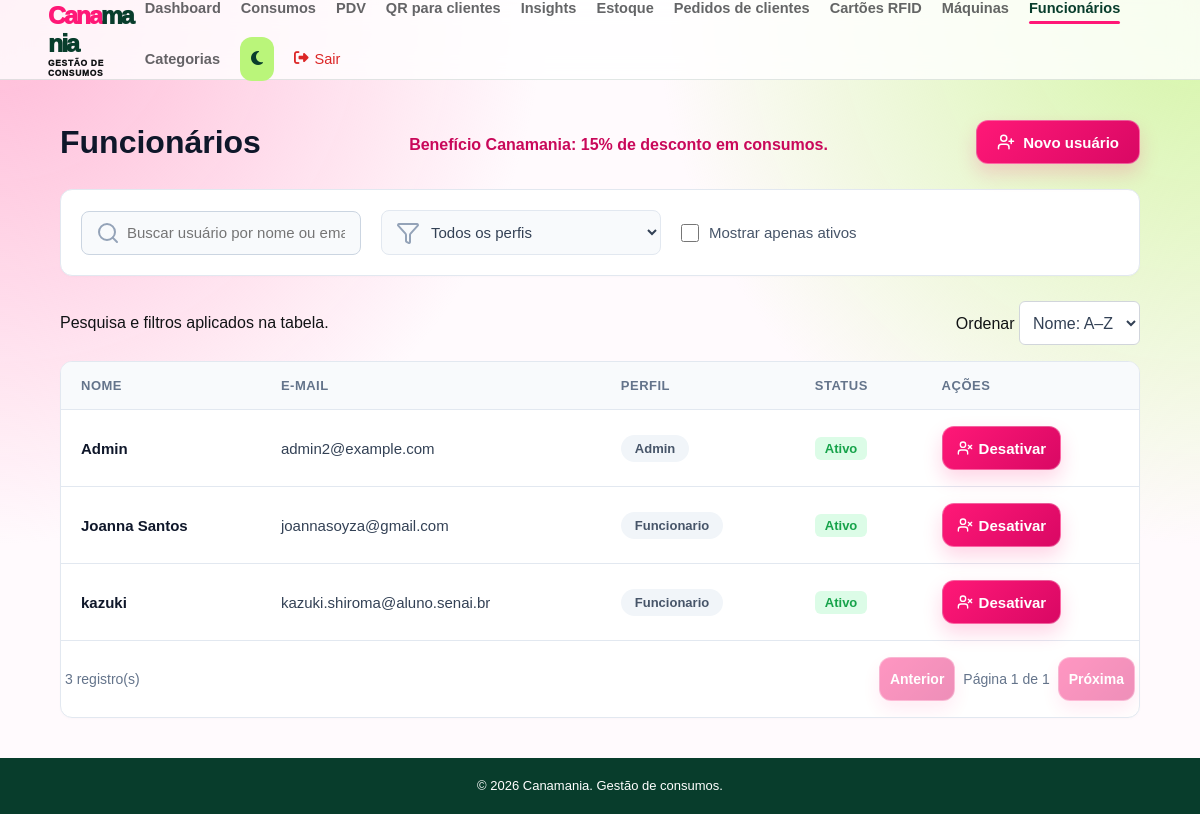
/usuarios/ (signed in), run on an earlier commit of the app's database.
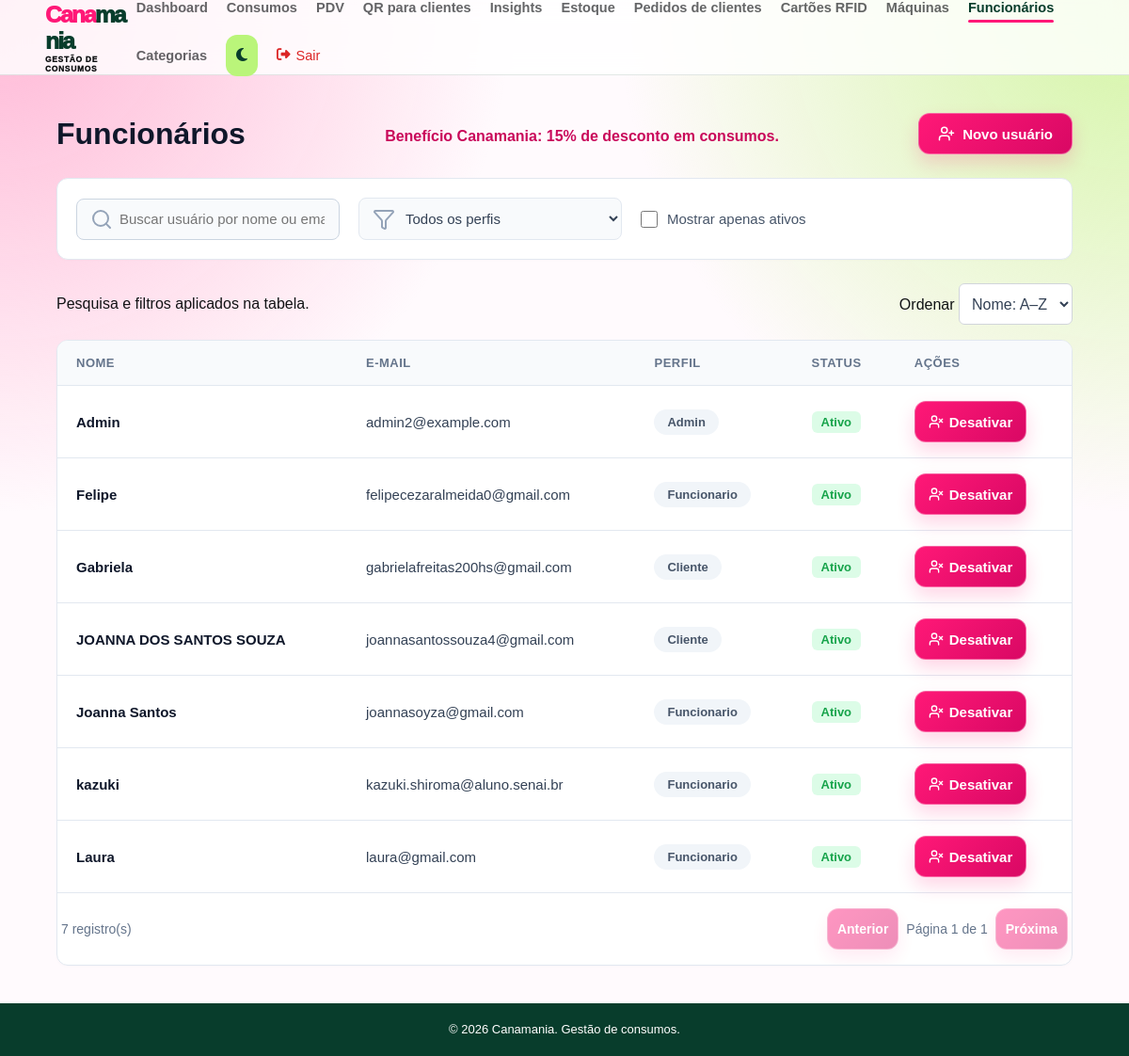
And on a later commit of the database.
### app/models/usuario.py (models this page shows)
class Usuario(Base):
    __tablename__ = "usuarios"
    id = Column(Integer, primary_key=True, index=True)
    nome = Column(String(100), nullable=False)
    email = Column(String(100), unique=True, index=True, nullable=False)
    senha_hash = Column(String(255), nullable=False)
    role = Column(String(100), nullable=False, default="funcionario")
    ativo = Column(Boolean, default=True)
    criado_em = Column(DateTime(timezone=True), server_default=func.now())

### app/controllers/admin_controller.py (the view)
@router.get("/", response_class=HTMLResponse)
def listar_usuarios(
    request: Request,
    db: Session = Depends(get_db),
    admin = Depends(get_admin)
):
    usuarios = db.query(Usuario).filter(Usuario.role != "visitante").order_by(Usuario.nome)
    return templates.TemplateResponse(
        request,
        "users/index.html",
        {
            "request": request,
            "usuarios": usuarios,
            "usuario": admin
        }
    )

### app/templates/users/index.html (shortened to what this page needs)
<!DOCTYPE html>
<html lang="pt-BR">
<head>
    <link rel="stylesheet" href="/static/css/usuarios.css">
    <link rel="stylesheet" href="/static/css/listagem.css">
    <link rel="stylesheet" href="/static/css/confirmacao.css">
    <link rel="stylesheet" href="https://cdnjs.cloudflare.com/ajax/libs/font-awesome/6.5.2/css/all.min.css">
</head>
<body>
    {% include "partials/navbar.html" %}
    <main class="produtos-container-main">
        <div class="page-header header-produtos">
            <h1>Funcionários</h1>
            <p class="beneficio-funcionario">Benefício Canamania: 15% de desconto em consumos.</p>
            <a href="/usuarios/novo" class="btn-create">
                <i data-lucide="user-plus" style="width: 18px; height: 18px;"></i>
                Novo usuário
            </a>
        </div>
        <div class="filtros-container">
            <div class="busca-wrapper">
                <input type="text" id="inputBusca" placeholder="Buscar usuário por nome ou email...">
            </div>
            <div class="select-wrapper">
                <select id="selectPerfil" name="role">
                    <option value="">Todos os perfis</option>
                </select>
            </div>
            <label class="checkbox-wrapper">
                <input type="checkbox" id="checkAtivos" unchecked>
                <span>Mostrar apenas ativos</span>
            </label>
        </div>
        <div class="listagem-acoes"><span>Pesquisa e filtros aplicados na tabela.</span><label>Ordenar <select id="ordem-usuarios" class="listagem-ordem"><option value="asc">Nome: A–Z</option><option value="desc">Nome: Z–A</option></select></label></div>
        <div class="tabela-container">
            <table class="tabela-produtos" data-listagem data-busca="#inputBusca" data-ordem="#ordem-usuarios" data-por-pagina="8">
                <thead>
                    <tr>
                        <th>Nome</th>
                        <th>E-mail</th>
                        <th>Perfil</th>
                        <th>Status</th>
                        <th>Ações</th>
                    </tr>
                </thead>
                <tbody>
                    {% for u in usuarios %}
                    <tr data-role="{{ u.role | lower }}">
                        <td class="preco-texto">{{ u.nome }}</td>
                        <td>{{ u.email }}</td>
                        <td>
                            <span class="badge-categoria padrao">{{ u.role }}</span>
                        </td>
                        <td>
                            {% if u.ativo %}
                            <span class="badge-status ativo">Ativo</span>
                            {% else %}
                            <span class="badge-status inativo">Inativo</span>
                            {% endif %}
                        </td>
                        <td>
                            <div class="user-actions-wrapper">
                                <form action="/usuarios/{{ u.id }}/toggle-ativo" method="post" style="display:inline"
                                    data-confirmacao
                                    data-titulo="{{ 'Desativar usuário?' if u.ativo else 'Ativar usuário?' }}"
                                    data-mensagem="{{ 'O acesso de ' ~ u.nome ~ ' será desativado.' if u.ativo else 'O acesso de ' ~ u.nome ~ ' será ativado novamente.' }}"
                                    data-confirmar="{{ 'Desativar usuário' if u.ativo else 'Ativar usuário' }}">
                                    {% if u.ativo %}
                                    <button type="submit" class="btn-acao excluir" title="Desativar Usuário"
                                        style="font-size: 15px;">
                                        <i data-lucide="user-x"
                                            style="width: 16px; height: 16px; display: inline-block; vertical-align: middle;"></i>
                                        Desativar
                                    </button>
                                    {% endif %}
                                </form>
                            </div>
                        </td>
                    </tr>
                    {% endfor %}
                </tbody>
            </table>
        </div>
    </main>
    <footer class="main-footer"><p>&copy; 2026 Canamania. Gestão de consumos.</p></footer>
</body>
</html>

### app/templates/partials/navbar.html (shortened to what this page needs)
{% set caminho = request.url.path if request is defined else '' %}
<link rel="stylesheet" href="/static/css/base.css?v=rodape-escuro-3">
<link rel="stylesheet" href="/static/css/footer.css?v=rodape-1">
<link rel="stylesheet" href="/static/css/ui.css?v=1">
<link rel="stylesheet" href="/static/css/responsive.css?v=6">
<link rel="stylesheet" href="/static/css/feedback.css?v=3">
<link rel="stylesheet" href="/static/css/feedback-progress.css?v=2">
<link rel="stylesheet" href="/static/css/theme-accents.css?v=global-theme-3">
<link rel="stylesheet" href="/static/css/dark-surfaces.css?v=dark-audit-motion-2">
<header>
    <nav class="navbar">
        <div class="logo"><a href="/" class="wordmark"><span>Cana</span>mania<small>gestão de consumos</small></a></div>
        <ul class="menu" id="menu-principal">
            {% if usuario.role in ['cliente', 'visitante'] %}
            <li><a href="/cliente/cardapio" class="{{ 'active' if caminho.startswith('/cliente/cardapio') else '' }}">Cardápio</a></li>
            <li><a href="/cliente/pdv" class="{{ 'active' if caminho.startswith('/cliente/pdv') else '' }}">Ponto de compra</a></li>
            <li><a href="/auth/logout" class="btn-sair">Sair</a></li>
            {% else %}
            <li><a href="/" class="{{ 'active' if caminho == '/' else '' }}">Dashboard</a></li>
            <li><a href="/produtos" class="{{ 'active' if caminho.startswith('/produtos') else '' }}">Consumos</a></li>
            <li><a href="/pdv/" class="{{ 'active' if caminho.startswith('/pdv') else '' }}">PDV</a></li>
            <li><a href="/acesso/qr">QR para clientes</a></li>
            <li><a href="/insights/" class="{{ 'active' if caminho.startswith('/insights') else '' }}">Insights</a></li>
            {% if usuario.role in ['admin', 'funcionario'] %}
            <li><a href="/estoque/" class="{{ 'active' if caminho.startswith('/estoque') else '' }}">Estoque</a></li>
            {% endif %}
            {% if usuario.role == 'admin' %}
            <li><a href="/admin/pedidos-clientes" class="{{ 'active' if caminho.startswith('/admin/pedidos-clientes') else '' }}">Pedidos de clientes</a></li>
            <li><a href="/admin/cartoes-rfid" class="{{ 'active' if caminho.startswith('/admin/cartoes-rfid') else '' }}">Cartões RFID</a></li>
            <li><a href="/maquinas" class="{{ 'active' if caminho.startswith('/maquinas') else '' }}">Máquinas</a></li>
            <li><a href="/usuarios" class="{{ 'active' if caminho.startswith('/usuarios') else '' }}">Funcionários</a></li>
            <li><a href="/categorias" class="{{ 'active' if caminho.startswith('/categorias') else '' }}">Categorias</a></li>
            <li><button type="button" class="theme-toggle" aria-label="Alternar tema"><i class="fa-solid fa-moon"></i></button></li>
            {% endif %}
            <li><a href="/auth/logout" data-logout-confirm class="btn-sair"><i class="fa-solid fa-right-from-bracket"></i> Sair</a></li>
            {% endif %}
        </ul>
    </nav>
</header>

### app/static/css/usuarios.css (style rules this page uses)
* { margin: 0; padding: 0; box-sizing: border-box; }
body { font-family: Arial, sans-serif; min-height: 100vh; display: flex; flex-direction: column; background-color: #f8fafc; color: #334155; }
.navbar { width: 100%; height: 80px; background-color: rgba(255, 255, 255, 0.8); backdrop-filter: blur(10px); -webkit-backdrop-filter: blur(10px); display: flex; justify-content: space-between; align-items: center; padding: 0 60px; position: relative; z-index: 10; border-bottom: 1px solid rgba(0, 0, 0, 0.05); }
.menu { display: flex; gap: 35px; list-style: none; align-items: center; }
.menu a { text-decoration: none; color: #6b7280; font-size: 18px; font-weight: 500; transition: color 0.2s, font-weight 0.2s; }
.menu a:hover, .menu a.active { color: #09145c; font-weight: bold; }
.menu a.btn-sair { color: #dc2626; display: flex; align-items: center; gap: 6px; font-weight: 500; }
.main-content, .produtos-container-main { flex: 1; padding: 40px 60px; max-width: 1600px; width: 100%; margin: 0 auto; }
.page-header, .header-produtos { display: flex; justify-content: space-between; align-items: center; margin-bottom: 25px; }
.page-header h1, .header-produtos h1 { font-size: 32px; color: #0f172a; font-weight: 700; }
.btn-create { display: inline-flex; align-items: center; gap: 8px; background-color: #09145c; color: #ffffff; text-decoration: none; padding: 12px 20px; border-radius: 8px; font-weight: bold; font-size: 15px; transition: background-color 0.2s, transform 0.1s; }
.filtros-container { background: #ffffff; padding: 20px; border-radius: 12px; display: flex; align-items: center; gap: 20px; border: 1px solid #e2e8f0; margin-bottom: 25px; flex-wrap: wrap; box-shadow: 0 1px 3px rgba(0, 0, 0, 0.02); }
.busca-wrapper, .select-wrapper { position: relative; display: flex; align-items: center; }
.filtros-container input[type="text"], .filtros-container select { padding: 12px 15px 12px 45px; border: 1px solid #e2e8f0; border-radius: 8px; font-size: 15px; color: #334155; width: 280px; outline: none; background-color: #f8fafc; transition: border-color 0.2s, background-color 0.2s; }
.checkbox-wrapper { display: flex; align-items: center; gap: 10px; cursor: pointer; font-size: 15px; color: #475569; user-select: none; }
.checkbox-wrapper input { width: 18px; height: 18px; cursor: pointer; }
.table-container, .tabela-container { background: #ffffff; border-radius: 12px; overflow: hidden; border: 1px solid #e2e8f0; box-shadow: 0 1px 3px rgba(0, 0, 0, 0.02); }
table, .tabela-produtos { width: 100%; border-collapse: collapse; text-align: left; font-size: 15px; }
th { background-color: #f8fafc; color: #64748b; font-weight: bold; padding: 16px 20px; font-size: 13px; letter-spacing: 0.5px; border-bottom: 1px solid #e2e8f0; text-transform: uppercase; }
td { padding: 16px 20px; border-bottom: 1px solid #e2e8f0; color: #334155; vertical-align: middle; }
.preco-texto { font-weight: bold; color: #0f172a; }
.badge, .badge-categoria { display: inline-block; padding: 6px 14px; border-radius: 20px; font-size: 13px; font-weight: 600; text-align: center; }
.badge-role, .badge-categoria.padrao { background-color: #f1f5f9; color: #475569; text-transform: capitalize; }
.badge-status, .badge-active, .badge-inactive { display: inline-block; padding: 4px 10px; border-radius: 6px; font-size: 13px; font-weight: bold; text-align: center; }
.badge-active, .badge-status.ativo { background-color: #dcfce7; color: #16a34a; }
.actions-cell, .user-actions-wrapper { display: flex; gap: 12px; align-items: center; }
.btn-edit, .btn-toggle, .btn-acao { display: inline-flex; align-items: center; gap: 6px; font-size: 14px; font-weight: 600; text-decoration: none; padding: 8px 14px; border-radius: 6px; cursor: pointer; border: 1px solid transparent; transition: all 0.2s; background: none; }
.btn-toggle.deactivate, .btn-acao.excluir { color: #dc2626; background-color: #fef2f2; border-color: #fecaca; }
.main-footer { width: 100%; background-color: #09145c; padding: 20px; text-align: center; color: rgb(255, 255, 255); font-size: 13px; margin-top: auto; }
.beneficio-funcionario { margin:.35rem 0 0;color:#c9085a;font-weight:700 }

### app/static/css/listagem.css (style rules this page uses)
.listagem-acoes { display:flex;align-items:center;justify-content:space-between;gap:12px;flex-wrap:wrap;margin:0 0 16px }
.listagem-ordem { border:1px solid #d1d5db;border-radius:6px;padding:9px;background:#fff;color:#334155 }

What changed in the data, as far as the page shows it:
added Usuario: nome "Felipe", email "felipecezaralmeida0@gmail.com", role "Funcionario", ativo "Ativo"
added Usuario: nome "Gabriela", email "gabrielafreitas200hs@gmail.com", role "Cliente", ativo "Ativo"
added Usuario: nome "JOANNA DOS SANTOS SOUZA", email "joannasantossouza4@gmail.com", role "Cliente", ativo "Ativo"
added Usuario: nome "Laura", email "laura@gmail.com", role "Funcionario", ativo "Ativo"
Also different on the page:
text written by a page script: "3 registro(s) Anterior Página 1 de 1 Próxima" → "7 registro(s) Anterior Página 1 de 1 Próxima"
